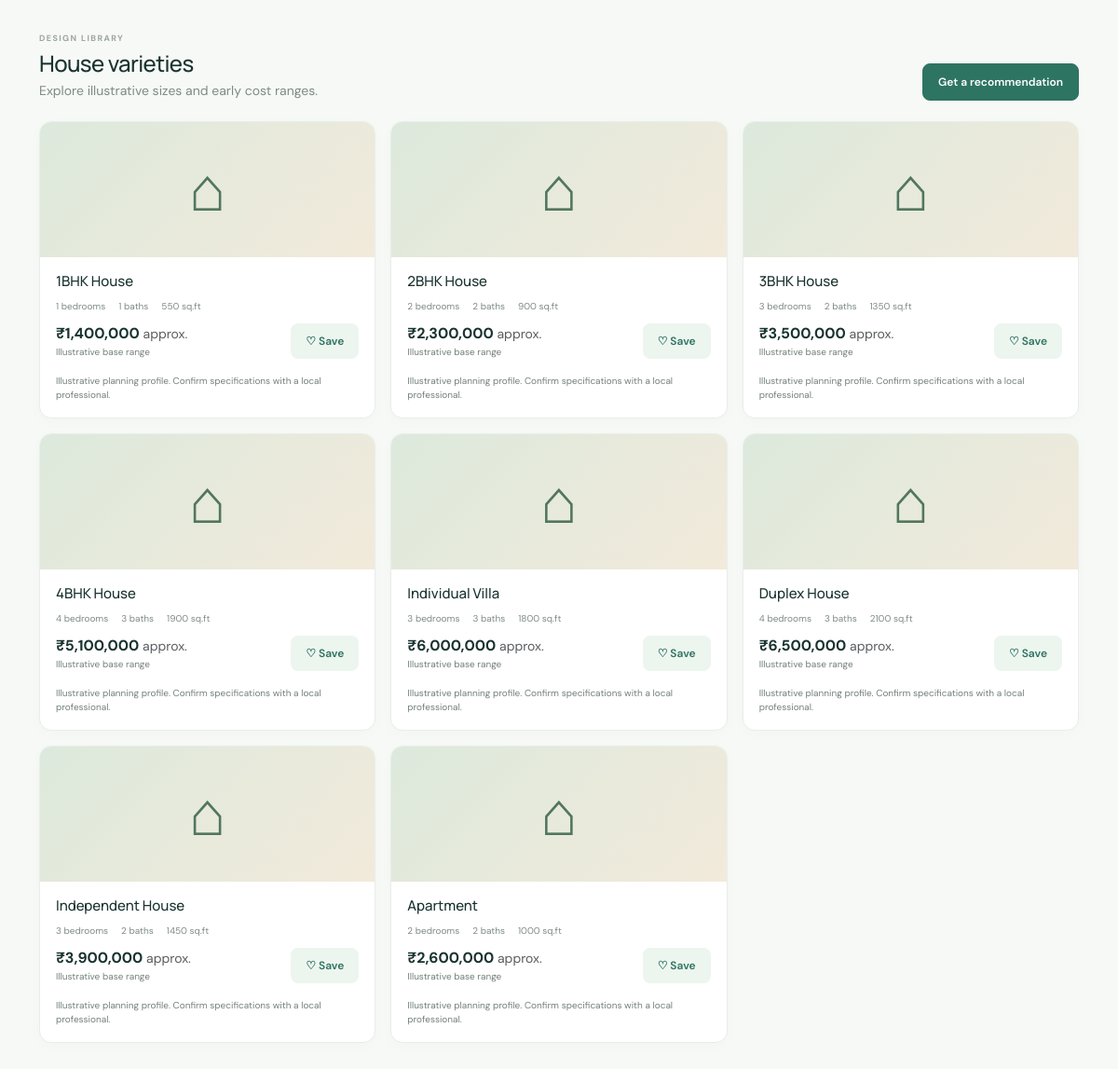
The app's page /houses with its own data.
### app.py (models this page shows)
class HouseCategory(db.Model):
    __tablename__ = "house_categories"
    id = db.Column(db.Integer, primary_key=True)
    name = db.Column(db.String(80), unique=True, nullable=False)
    bedrooms = db.Column(db.Integer, default=0)
    bathrooms = db.Column(db.Integer, default=1)
    area = db.Column(db.Integer, default=800)
    base_cost = db.Column(db.Integer, default=2000000)
    description = db.Column(db.Text, default="")

### app.py (the view)
@app.route("/houses")
def houses():
    return render_template("houses.html", categories=HouseCategory.query.order_by(HouseCategory.id).all(), saved_ids=[r.category_id for r in SavedDesign.query.filter_by(user_id=session.get("user_id")).all()] if session.get("user_id") else [])

### app.py (called while the page is built)
def current_user():
    uid = session.get("user_id")
    return db.session.get(User, uid) if uid else None

@app.before_request
def ensure_schema_and_disable_page_cache():
    if not app.extensions.get("auth_schema_ready"):
        upgrade_auth_schema()
        app.extensions["auth_schema_ready"] = True

@app.after_request
def disable_authenticated_page_cache(response):
    response.headers["Cache-Control"] = "no-store, no-cache, must-revalidate, private"
    response.headers["Pragma"] = "no-cache"
    response.headers["Expires"] = "0"
    return response

@app.context_processor
def inject_user():
    return {"current_user": current_user(), "money": lambda n: f"₹{n:,.0f}"}

### templates/houses.html
{% extends 'base.html' %}{% block title %}House designs{% endblock %}{% block heading %}Find a home that fits your plans{% endblock %}{% block content %}<div class="section-head"><div><div class="eyebrow">DESIGN LIBRARY</div><h1>House varieties</h1><p>Explore illustrative sizes and early cost ranges.</p></div><a class="btn btn-primary" href="{{ url_for('prediction') }}">Get a recommendation</a></div><div class="house-grid">{% for h in categories %}<article class="card-clean house-card"><div class="house-cover">⌂</div><div class="house-body"><h3>{{ h.name }}</h3><div class="house-meta"><span>{{ h.bedrooms }} bedrooms</span><span>{{ h.bathrooms }} baths</span><span>{{ h.area }} sq.ft</span></div><div class="d-flex align-items-center justify-content-between"><div><div class="house-cost">{{ money(h.base_cost) }}<small class="text-muted fw-normal"> approx.</small></div><div class="notice">Illustrative base range</div></div>{% if current_user %}<form method="post" action="{{ url_for('save_design',category_id=h.id) }}"><button class="btn btn-soft">{{ 'Saved ✓' if h.id in saved_ids else '♡ Save' }}</button></form>{% else %}<a class="btn btn-soft" href="{{ url_for('login') }}">♡ Save</a>{% endif %}</div><p class="notice mt-3 mb-0">{{ h.description or 'Floor layout and land fit depend on local site requirements.' }}</p></div></article>{% else %}<div class="panel">No house categories yet. Run <code>flask --app app init-db</code> to load samples.</div>{% endfor %}</div>{% endblock %}

### templates/base.html (shortened to what this page needs)
<!doctype html><html lang="en"><head><link href="https://cdn.jsdelivr.net/npm/bootstrap@5.3.3/dist/css/bootstrap.min.css" rel="stylesheet"><link href="{{ url_for('static',filename='style.css') }}" rel="stylesheet"></head><body>
<main class="{% if current_user %}main-app{% else %}main-public{% endif %}">
<div class="content-wrap">{% block content %}{% endblock %}</div></main></body></html>

### static/style.css (style rules this page uses)
:root { --ink:#19332f;--muted:#7d8b86;--line:#e8eeea;--paper:#f7f9f6;--green:#2e7462;--lime:#d9efaa;--soft:#edf5ef }
* { box-sizing:border-box }
body { margin:0;background:var(--paper);color:var(--ink);font-family:'DM Sans',sans-serif;font-size:14px }
h1,h2,h3,h4,strong,.brand { font-family:Manrope,sans-serif }
.nav-caption,.eyebrow { font-size:9px;letter-spacing:1.4px;font-weight:700;color:#9aa69f }
.content-wrap { padding:35px 42px;max-width:1440px;margin:auto }
.main-public { min-height:100vh }
.btn-primary { background:var(--green);border-color:var(--green) }
.btn-soft { background:#edf5ef;color:var(--green);border:0 }
.btn { border-radius:8px;padding:10px 16px;font-weight:600;font-size:12px }
.section-head { display:flex;justify-content:space-between;align-items:end;margin-bottom:22px }
.section-head h1,.section-head h2 { font-size:24px;letter-spacing:-.6px;margin:5px 0 }
.section-head p { margin:0;color:var(--muted) }
.card-clean,.metric-card,.panel { border:1px solid var(--line);border-radius:13px;background:#fff;box-shadow:0 4px 16px #233c2a05 }
.house-grid { display:grid;grid-template-columns:repeat(3,1fr);gap:16px }
.house-card { overflow:hidden }
.house-cover { height:145px;background:linear-gradient(135deg,#dce9dc,#f2eadb);display:flex;align-items:center;justify-content:center;font-size:66px;color:#51765f }
.house-body { padding:17px }
.house-body h3 { font-size:15px }
.house-meta { display:flex;gap:14px;color:var(--muted);font-size:10px;margin:10px 0 }
.house-cost { font-weight:700;font-size:16px }
.notice { color:#738078;font-size:10px;line-height:1.5 }

### records on screen
HouseCategory: name "1BHK House", bedrooms "1", bathrooms "1", area "550", base_cost "₹1,400,000", description "Illustrative planning profile. Confirm specifications with a local professional."
HouseCategory: name "2BHK House", bedrooms "2", bathrooms "2", area "900", base_cost "₹2,300,000", description "Illustrative planning profile. Confirm specifications with a local professional."
HouseCategory: name "3BHK House", bedrooms "3", bathrooms "2", area "1350", base_cost "₹3,500,000", description "Illustrative planning profile. Confirm specifications with a local professional."
HouseCategory: name "4BHK House", bedrooms "4", bathrooms "3", area "1900", base_cost "₹5,100,000", description "Illustrative planning profile. Confirm specifications with a local professional."
HouseCategory: name "Individual Villa", bedrooms "3", bathrooms "3", area "1800", base_cost "₹6,000,000", description "Illustrative planning profile. Confirm specifications with a local professional."
HouseCategory: name "Duplex House", bedrooms "4", bathrooms "3", area "2100", base_cost "₹6,500,000", description "Illustrative planning profile. Confirm specifications with a local professional."
HouseCategory: name "Independent House", bedrooms "3", bathrooms "2", area "1450", base_cost "₹3,900,000", description "Illustrative planning profile. Confirm specifications with a local professional."
HouseCategory: name "Apartment", bedrooms "2", bathrooms "2", area "1000", base_cost "₹2,600,000", description "Illustrative planning profile. Confirm specifications with a local professional."
